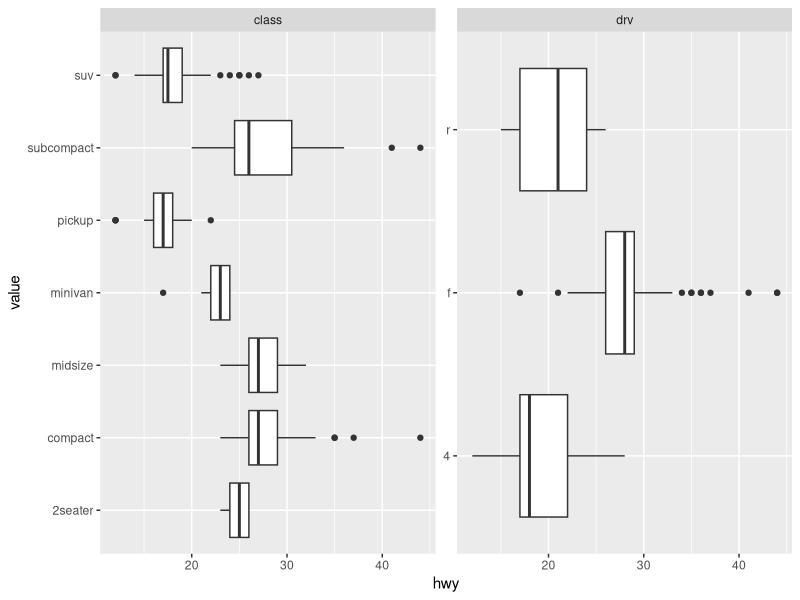
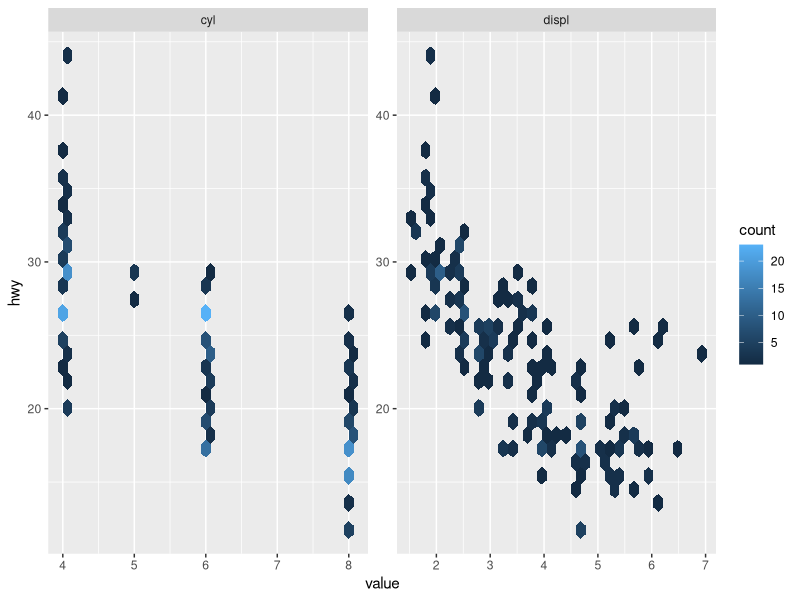

These figures' R source, in order: (Note: this script raises an error after producing the figures.)
## ---- chunk 1
library(tidyverse)
library(broom)
## ---- chunk 2
df <- mpg %>% 
  select(hwy, displ, cyl, drv, class) %>%
  mutate_if(is.character, as.factor) # Convert the character variables to factors
## ---- chunk 3
set.seed(123)

train <- sample_frac(df, 0.75) # Take 75% of the rows from df
test <- anti_join(df, train) # All rows in df that are NOT in train
## ---- chunk 4
df %>% 
  pivot_longer(drv:class) %>%
  ggplot() + 
  geom_boxplot(aes(x = value, y = hwy)) + 
  facet_wrap(~ name, scales = 'free') + 
  coord_flip()
## ---- chunk 5
df %>% 
  pivot_longer(displ:cyl) %>%
  ggplot() + 
  geom_hex(aes(x = value, y = hwy)) + 
  facet_wrap(~ name, scales = 'free')
## ---- chunk 6
# Fit a linear model: predict hwy with all other variables
linear_model <- lm(hwy ~ ., data = train)

# This function prints the model as a tidy data frame
tidy(linear_model)
## ---- chunk 7
# Fit a decision tree: predict hwy with all other variables
dt <- rpart(hwy ~ ., data = train, 
            minsplit = 10,
            minbucket = 2,
            cp = 0.01)
rpart.plot(dt)
## ---- chunk 8
preds_lm <- predict(linear_model, test)
preds_dt <- predict(dt, test)

preds_df <- tibble(actual = test$hwy,
                   linear_model = preds_lm,
                   decision_tree = preds_dt) %>%
  pivot_longer(c(linear_model, decision_tree),
               names_to = 'model',
               values_to = 'predicted')
## ---- chunk 9
mse <- function(actual, predicted){
  answer <- mean((predicted - actual)**2)
  return(answer)
}
## ---- chunk 10
rmse <- function(actual, predicted){
  answer <- sqrt(mse(actual, predicted))
  return(answer)
}
## ---- chunk 11
mae <- function(actual, predicted){
  answer <- mean(abs(predicted - actual))
  return(answer)
}
## ---- chunk 12
preds_df %>% 
  group_by(model) %>% 
  summarise(mse = mse(actual, predicted),
            rmse = rmse(actual, predicted),
            mae = mae(actual, predicted))
## ---- chunk 13
preds_df %>% 
  ggplot() + 
  geom_point(aes(x = actual, y = predicted)) + 
  facet_wrap(~model) + 
  geom_abline(intercept = 0, slope = 1, color = 'gray50')
## ---- chunk 14
preds_df %>% 
  mutate(residual = predicted - actual) %>% 
  ggplot(aes(x = actual, y = residual)) + 
  geom_point() +
  geom_smooth(method = 'lm') +
  facet_wrap(~model)
